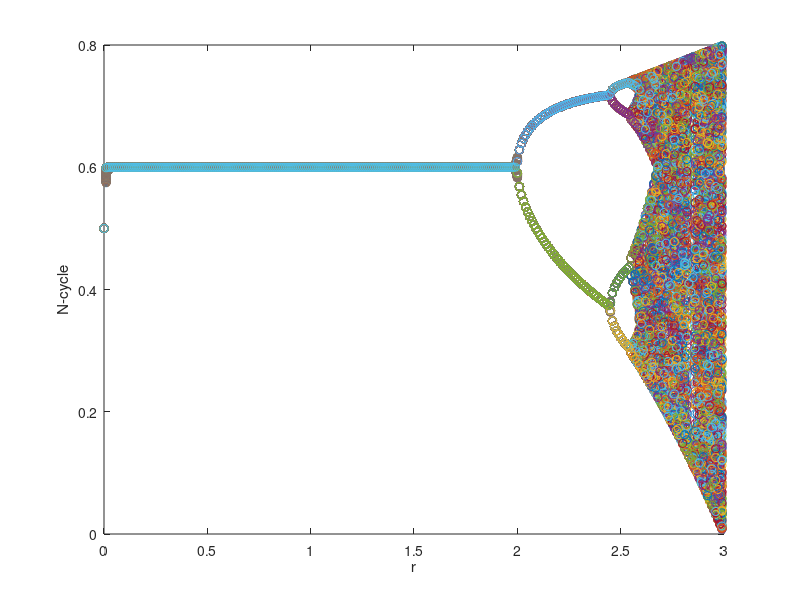

Recreate this plot in MATLAB.
% Simulate a discrete-time dynamical system

% x- population of RABBITS in thousands
% n- time in WEEKS

rNum = 300;

nMax = 500;% max number of days to simulate
x = ones(1,nMax); % population
out = ones(nMax/2, rNum);

count = 0;
k = 0.6;
for r=0:3/rNum:3-3/rNum
    x(1) = 0.5;
    
    for n=1:nMax-1
        x(n+1) = x(n) + r * (1 - (x(n) / k)) * x(n);
        if n > 150
            out(n-150, int64((r + 3/rNum)*rNum/3)) = x(n+1);
        end
    end % finished loop through days
end
figure;
x = 0:3/rNum:3-3/rNum;
plot(x, out,'o');
ylabel('N-cycle');
xlabel('r');
savefig('5.fig');